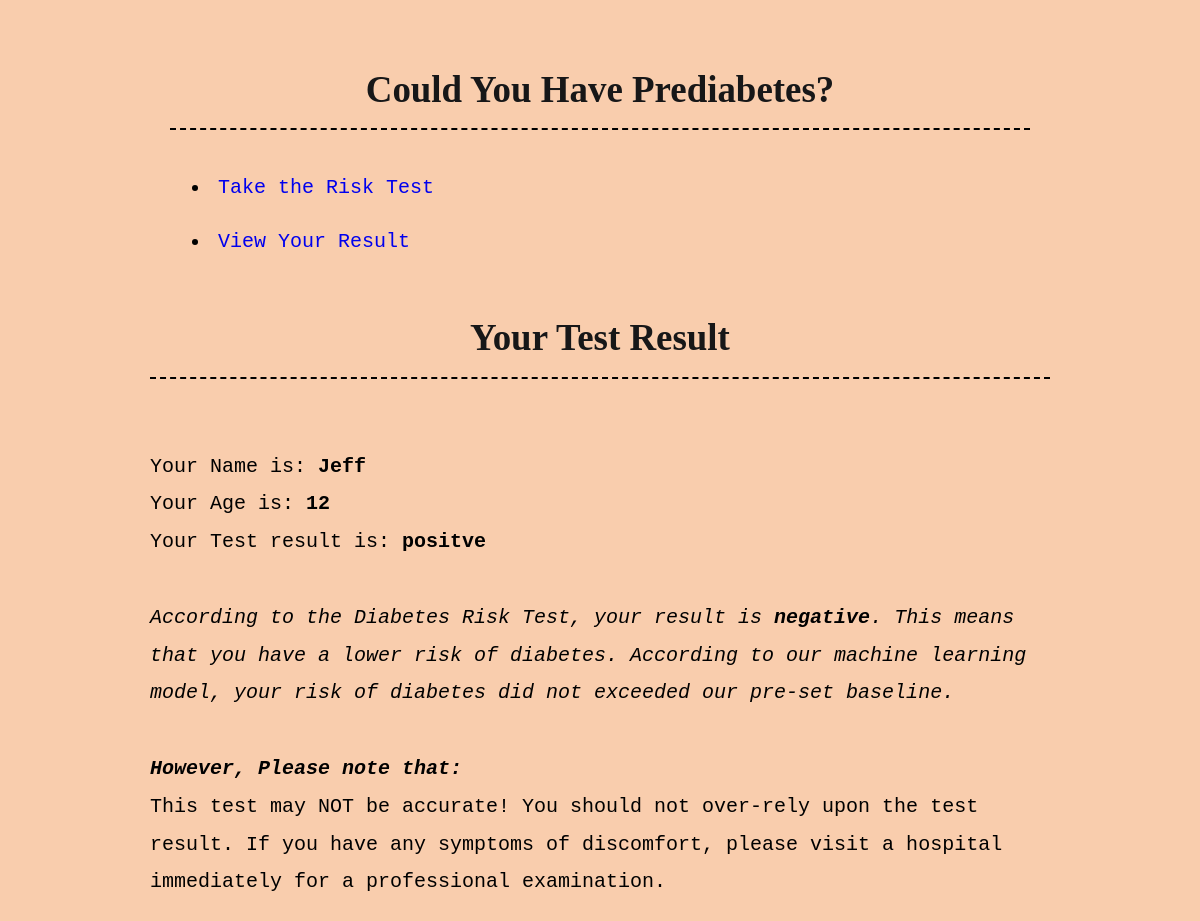
The app's page /view/, older data.
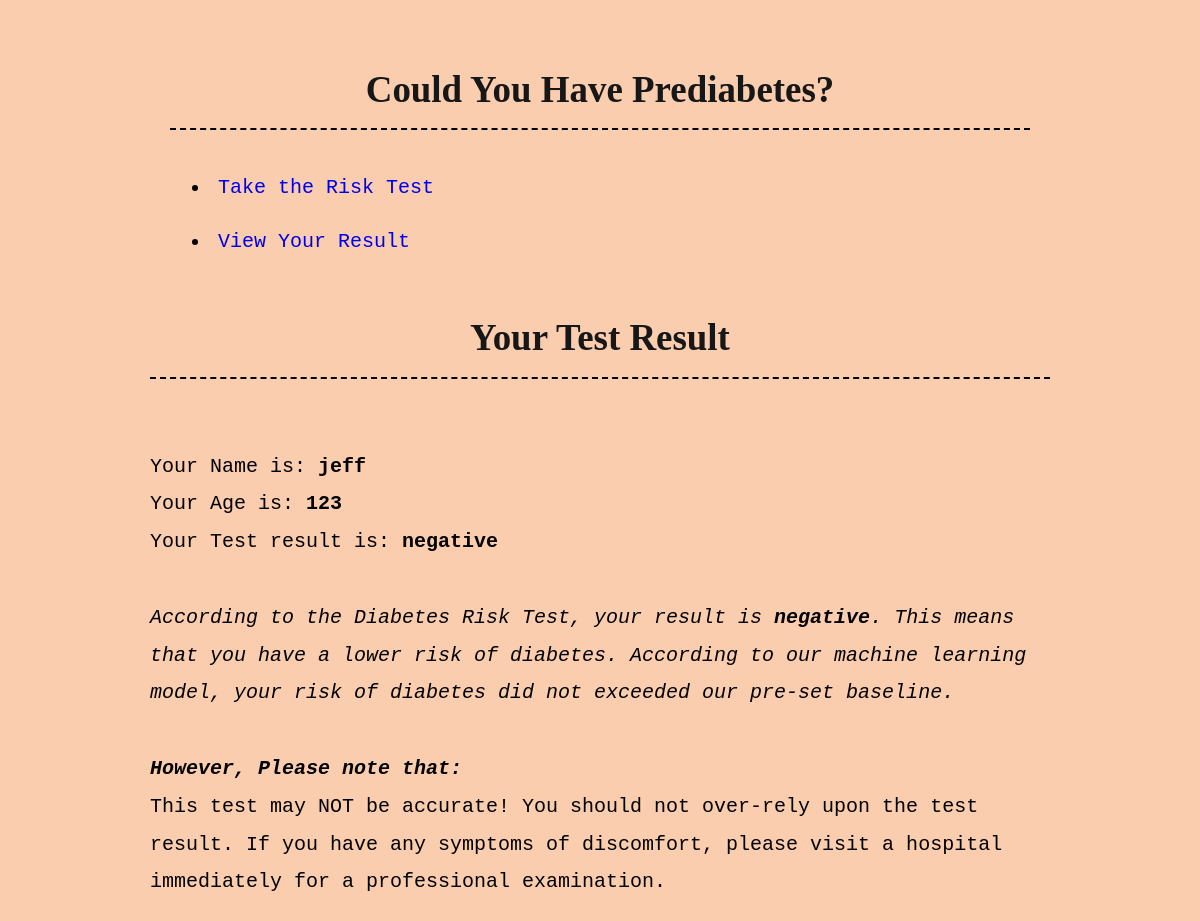
The same page, newer data.
### tables this page shows
CREATE TABLE messages (id integer PRIMARY KEY AUTOINCREMENT, handle text, message text, result text);

### app.py (the view)
@app.route("/view/", methods=['GET'])
def view():
    return render_template("view.html", messages = random_messages(1))

### app.py (called while the page is built)
def get_message_db():
    if "message_db" not in g:
        g.message_db = sqlite3.connect("messages_db.sqlite")
    cursor = g.message_db.cursor()
    cmd = "CREATE TABLE IF NOT EXISTS messages (id integer PRIMARY KEY AUTOINCREMENT, handle text, message text, result text)"
    cursor.execute(cmd)
    cursor.close()
    return g.message_db

def random_messages(n):
    db = get_message_db()
    cursor = db.cursor()
    n_random_message = cursor.execute(f'SELECT message, handle, result FROM messages ORDER BY id Desc LIMIT {n}').fetchall()
    db.close()
    return n_random_message

### templates/view.html
{% extends 'base.html' %}
{% block header %}
<h1>{% block title %}Your Test Result{% endblock %}</h1>
{% endblock %}
{% block content %}
  {% for m in messages %}
  <br>
  Your Name is: <b>{{m.1}}</b>
  <br>
  Your Age is: <b>{{m.0}}</b>
  <br>
  Your Test result is: <b>{{m.2}}</b>
  <br>
  {% if m.2 == "positive" %}
  <br>
  According to our Diabetes Risk Test, your result is <b>positive</b>. This means that you have a high risk of diabetes. According to our machine learning model, your risk of diabetes exceeded our pre-set baseline. We strongly recommend that you visit a hospital immediately for a professional physical examination!
  <br>
  <br>
  <i><b>Please also note that:</b></i>
  <br>
  This test may NOT be accurate! You should not over-rely upon the test result. If you have any symptoms of discomfort, please visit a hospital immediately for a professional examination.
  {% else %}
  <br>
  <i>According to the Diabetes Risk Test, your result is <b>negative</b>. This means that you have a lower risk of diabetes. According to our machine learning model, your risk of diabetes did not exceeded our pre-set baseline.</i>
  <br>
  <br>
  <i><b>However, Please note that:</b></i>
  <br>
  This test may NOT be accurate! You should not over-rely upon the test result. If you have any symptoms of discomfort, please visit a hospital immediately for a professional examination.
  {% endif %}
  {% endfor %}
{% endblock %}

### templates/base.html (shortened to what this page needs)
<!doctype html>
<link rel="stylesheet" href="{{ url_for('static', filename='style.css') }}">
<nav>
  <h1>Could You Have Prediabetes?</h1>
  <ul>
    <li><a href="{{ url_for('submit') }}">Take the Risk Test</a></li>
    <li><a href="{{ url_for('view') }}">View Your Result</a></li>
  </ul>
</nav>
<section class="content">
  <header>
    {% block header %}{% endblock %}
  </header>
  {% block content %}{% endblock %}
</section>

### static/style.css (style rules this page uses)
h1 { color: rgb(23, 23, 24); font-family: cursive; margin: 1 auto; text-align: center; padding: 1rem; border-bottom-style: dashed; border-bottom-color: #000000; border-bottom-width: 2px; }
nav { padding: 0 1rem; border-radius: 25px; max-width: 5000px; }
nav ul li a { display: block; padding: 0.4rem; }
a { text-decoration: none; }

Row changes from the older to the newer data that the page shows:
removed messages: handle "Jeff", message "12", result "positve", shows "According to the Diabetes Risk Test, your result is"
now on this page (row edited): messages: handle "jeff", message "123", result "negative", shows "According to the Diabetes Risk Test, your result is"
